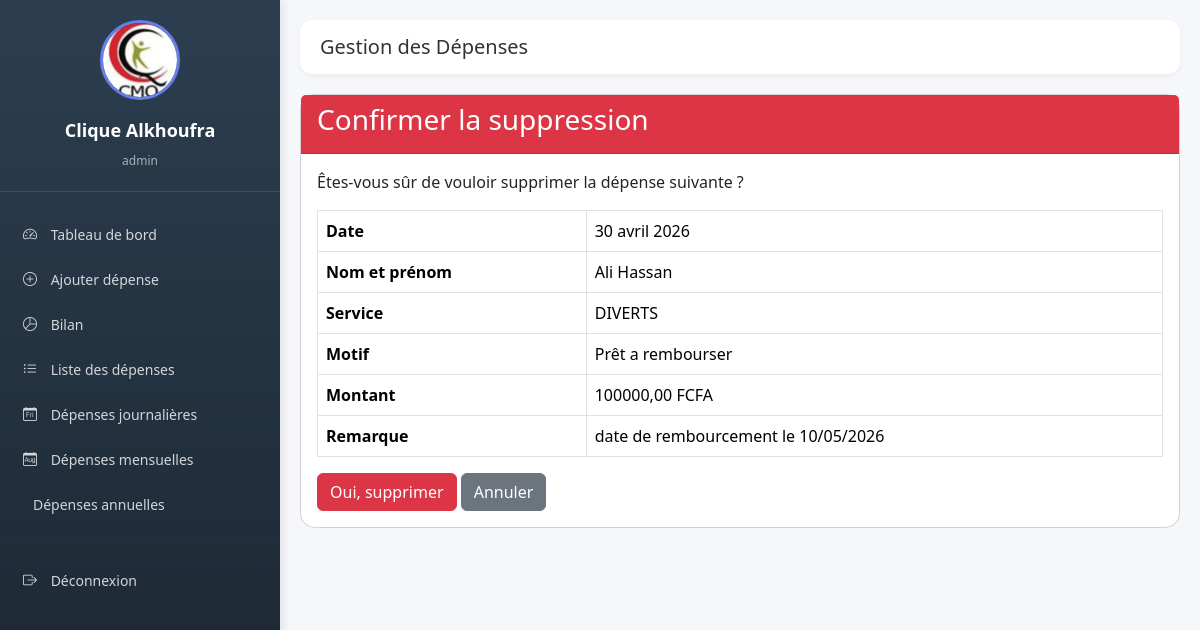
/supprimer/1/ (signed in), run on an earlier commit of the app's database.
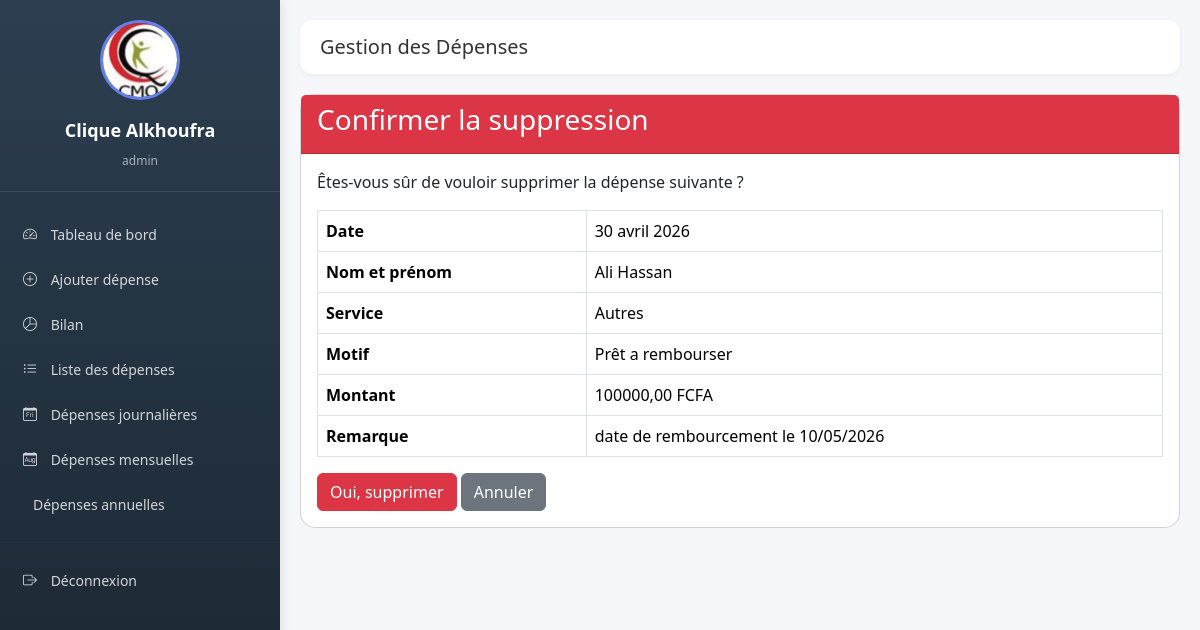
And on a later commit of the database.
### depenses/models.py (models this page shows, shortened)
class Depense(models.Model):
    SERVICES = [
        ('SERVICE_CLINIQUE', 'Service Clinique'),
        ('LABORATOIRE', 'Laboratoire'),
        ('CHIRURGIE_INFIRMERIE', 'Chirurgie et Infirmerie'),
        ('CARBURANT', 'Carburant'),
        ('MAINTENANCE', 'Maintenance'),
        ('LOCATION', 'Location'),
        ('CAMPUS_MEDECIN', 'Campus Médecin'),
        ('TAXES', 'Taxes'),
        ('SALAIRE', 'Salaire'),
        ('RECEPTION', 'Réception'),
        ('HYGIENE', 'Hygiène'),
        ('AUTRES', 'Autres'),
    ]
    date = models.DateField(default=timezone.now)
    nom_prenom = models.CharField(max_length=200, verbose_name="Nom et prénom")
    service = models.CharField(max_length=50, choices=SERVICES, default='AUTRES')
    motif_depense = models.TextField(verbose_name="Motif de la dépense")
    montant = models.DecimalField(max_digits=10, decimal_places=2)
    remarque = models.TextField(blank=True, null=True)
    nom_utilisateur = models.ForeignKey(User, on_delete=models.CASCADE)
    created_at = models.DateTimeField(auto_now_add=True)
    updated_at = models.DateTimeField(auto_now=True)
    justificatif = models.FileField(
        upload_to=upload_justificatif_path,
        verbose_name="Justificatif (facture, reçu)",
        blank=True,
        null=True,
        help_text="Formats acceptés: PDF, JPG, PNG, JPEG (max 5MB)"
    )
    justificatif_nom = models.CharField(max_length=255, blank=True, null=True)
    class Meta:
        ordering = ['-date']
        verbose_name = "Dépense"
        verbose_name_plural = "Dépenses"

### depenses/views.py (the view)
# urls.py: path('supprimer/<int:pk>/', views.supprimer_depense, name='supprimer_depense'),
@login_required
def supprimer_depense(request, pk):
    depense = get_object_or_404(Depense, pk=pk, nom_utilisateur=request.user)
    if request.method == 'POST':
        depense.delete()
        messages.success(request, "Dépense supprimée avec succès.")
        return redirect('liste_depenses')
    return render(request, 'depenses/supprimer_depense.html', {'depense': depense})

### depenses/templates/depenses/supprimer_depense.html (shortened to what this page needs)
{% extends 'depenses/base.html' %}
{% block content %}
<div class="card">
    <div class="card-header bg-danger text-white">
        <h3>Confirmer la suppression</h3>
    </div>
    <div class="card-body">
        <p>Êtes-vous sûr de vouloir supprimer la dépense suivante ?</p>
        <table class="table table-bordered">
            <tr>
                <th>Date</th>
                <td>{{ depense.date }}</td>
            </tr>
            <tr>
                <th>Nom et prénom</th>
                <td>{{ depense.nom_prenom }}</td>
            </tr>
            <tr>
                <th>Service</th>
                <td>{{ depense.get_service_display }}</td>
            </tr>
            <tr>
                <th>Motif</th>
                <td>{{ depense.motif_depense }}</td>
            </tr>
            <tr>
                <th>Montant</th>
                <td>{{ depense.montant }} FCFA</td>
            </tr>
            <tr>
                <th>Remarque</th>
                <td>{{ depense.remarque|default:"-" }}</td>
            </tr>
        </table>
        <form method="post">
            <button type="submit" class="btn btn-danger">Oui, supprimer</button>
            <a href="{% url 'liste_depenses' %}" class="btn btn-secondary">Annuler</a>
        </form>
    </div>
</div>
{% endblock %}

What changed in the data, as far as the page shows it:
changed Depense "Ali Hassan": service "DIVERTS" → "Autres"
